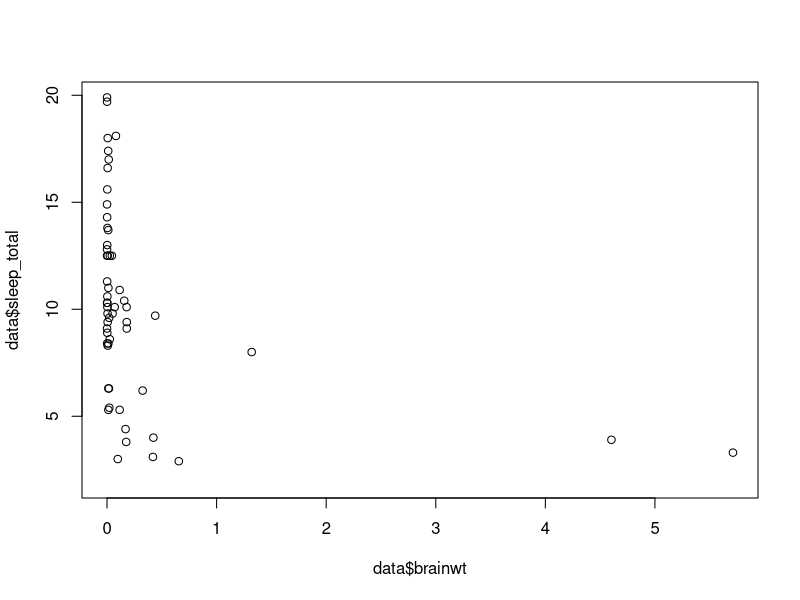
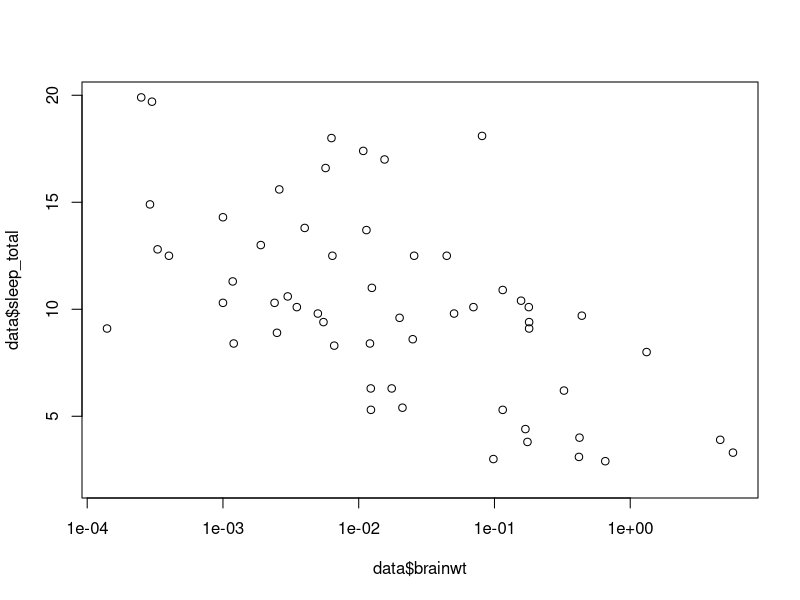

The R source for these figures, in order:
## Author: Enes Kemal Ergin
## Date  : 02/15/15

# Week 1 ~ R Programming Skills
# Homework 1 
# Part 1

# Sets working directory.
setwd("C:/Users/Pc-41/Desktop/Statistics and R for Life Sciences/Week 1")

# Reads the csv file and assign the value to data variable.
data <- read.csv("msleep_ggplot2.csv")

# shows which class is that
class(data)
# [1] "data.frame"

# Shows the first 6 row of the data
head(data)

# Shows the dimensions
dim(data)
# 83 observations and 11 variables
# 83 rows and 11 columns

# shows the names of columns of a data
colnames(data)

# Get specified info from the data
data$sleep_total
# Only gets the first item from specified column of data.
data$sleep_total[1]

# We can create vectors using c() functions -combine- 

c(data$sleep_total, 1000) # Added one more value to the end of the column

# Plots the 2 criteria from the data.
plot(data$brainwt, data$sleep_total)

# Let's scale it 
plot(data$brainwt, data$sleep_total, log = "x")

# Get the summary of a specified column in data
summary(data$sleep_total)

# Subsetting a data.frame 
data[c(1,2)]

# Subsets with condition
data[data$sleep_total > 18, ] # Having empty parameter for subsetting/indexing means go until it ends

data$sleep_total[c(1,2)] # It takes only first and second value of specified column

mean(data[data$sleep_total > 18, ]$sleep_total)
